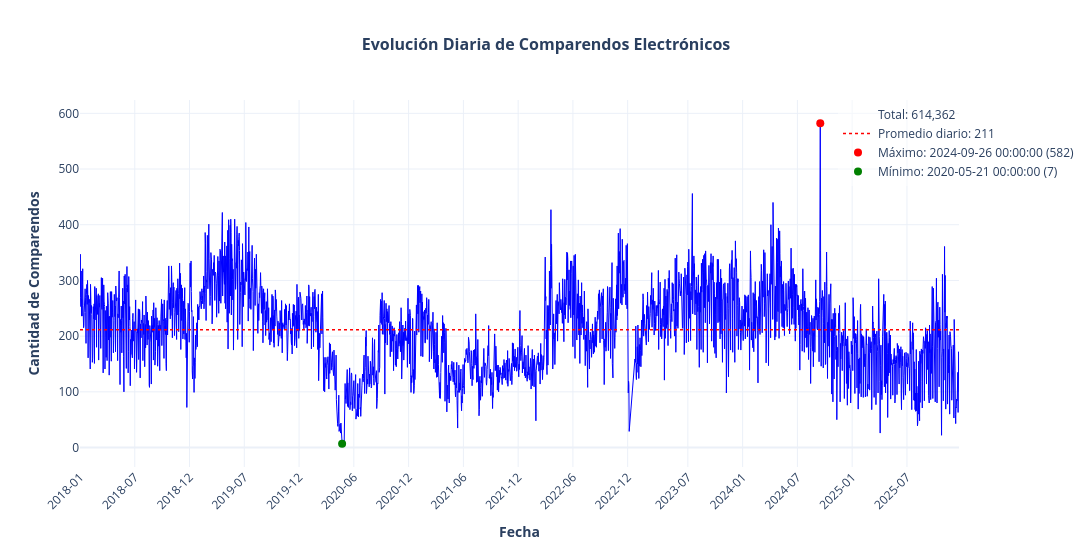

Notebook code for this chart:
### Code cell
infracciones_por_dia = df_comparendos_electronicos_copy.groupby('fecha_comparendo')['CANTIDAD_INFRACCIONES'].sum().sort_index()

promedio_diario = infracciones_por_dia.mean()
max_diario = infracciones_por_dia.max()
max_dia = infracciones_por_dia.idxmax()
min_diario = infracciones_por_dia.min()
min_dia = infracciones_por_dia.idxmin()


df_diario = pd.DataFrame({
    'Fecha': infracciones_por_dia.index,
    'Infracciones': infracciones_por_dia.values,
    'Porcentaje del Total': (infracciones_por_dia.values / total_infracciones * 100).round(2)
}).sort_values('Infracciones', ascending=False).reset_index(drop=True)

print("Distribución de Comparendos Electrónicos por Día")
pd.set_option('display.max_columns', None)  
pd.set_option('display.width', None)        
pd.set_option('display.max_colwidth', None) 
display(df_diario.T)
pd.reset_option('display.max_columns')
pd.reset_option('display.width')
pd.reset_option('display.max_colwidth')

display(HTML("<hr style='border: 1px solid #d3d3d3; margin: 20px 0;'>"))

fig = go.Figure()

fig.add_trace(go.Scatter(
    x=infracciones_por_dia.index,
    y=infracciones_por_dia.values,
    mode='lines',
    name='Infracciones diarias',
    line=dict(color='blue', width=1),
    hovertemplate='Fecha: %{x}<br>Infracciones: %{y:,.0f}<extra></extra>',
    showlegend=False
))

fig.add_trace(go.Scatter(
    x=[None],
    y=[None],
    mode='none',
    name=f'Total: {int(total_infracciones):,}',
    showlegend=True
))

x_min = infracciones_por_dia.index[0]
x_max = infracciones_por_dia.index[-1]
fig.add_trace(go.Scatter(
    x=[x_min, x_max],
    y=[promedio_diario, promedio_diario],
    mode='lines',
    name=f'Promedio diario: {int(promedio_diario):,}',
    line=dict(color='red', width=1.5, dash='dot'),
    showlegend=True,
    hoverinfo='none'
))

fig.add_trace(go.Scatter(
    x=[max_dia],
    y=[max_diario],
    mode='markers',
    name=f'Máximo: {max_dia} ({int(max_diario):,})',
    marker=dict(size=8, color='red', symbol='circle'),
    hoverinfo='none'
))

fig.add_trace(go.Scatter(
    x=[min_dia],
    y=[min_diario],
    mode='markers',
    name=f'Mínimo: {min_dia} ({int(min_diario):,})',
    marker=dict(size=8, color='green', symbol='circle'),
    hoverinfo='none'
))

fig.update_layout(
    title=dict(
        text='Evolución Diaria de Comparendos Electrónicos',
        x=0.5,
        xanchor='center',
        font=dict(size=16, weight='bold')
    ),
    xaxis_title=dict(
        text='Fecha',
        font=dict(weight='bold')
    ),
    yaxis_title=dict(
        text='Cantidad de Comparendos',
        font=dict(weight='bold')
    ),
    template='plotly_white',
    hovermode='x unified',
    legend=dict(
        x=1, 
        y=1, 
        xanchor='center',
        yanchor='top',
        bgcolor='rgba(255,255,255,0.5)',
        font=dict(size=12)
    ),
    width=1130,
    height=550
)

dias = infracciones_por_dia.index.tolist()
tick_positions = dias[::182]

fig.update_xaxes(
    tickangle=-45,
    tickvals=tick_positions,
    ticktext=[d.strftime('%Y-%m') for d in tick_positions] 
)

fig.show()

### Figure 1 — Plotly figure (JSON) as saved in the notebook; plotly's stock layout.template omitted (floating-point values rounded to 4 significant figures; data arrays with more than 128 entries replaced by an {"elided": "..."} marker saying what was removed)
{"data": [{"hovertemplate": "Fecha: %{x}<br>Infracciones: %{y:,.0f}<extra></extra>", "line": {"color": "blue", "width": 1}, "mode": "lines", "name": "Infracciones diarias", "showlegend": false, "type": "scatter", "x": {"elided": "2904 str values"}, "y": {"elided": "2904 int values"}}, {"mode": "none", "name": "Total: 614,362", "showlegend": true, "type": "scatter", "x": [null], "y": [null]}, {"hoverinfo": "none", "line": {"color": "red", "dash": "dot", "width": 1.5}, "mode": "lines", "name": "Promedio diario: 211", "showlegend": true, "type": "scatter", "x": ["2018-01-01T00:00:00", "2025-12-31T00:00:00"], "y": [211.6, 211.6]}, {"hoverinfo": "none", "marker": {"color": "red", "size": 8, "symbol": "circle"}, "mode": "markers", "name": "Máximo: 2024-09-26 00:00:00 (582)", "type": "scatter", "x": ["2024-09-26T00:00:00"], "y": [582]}, {"hoverinfo": "none", "marker": {"color": "green", "size": 8, "symbol": "circle"}, "mode": "markers", "name": "Mínimo: 2020-05-21 00:00:00 (7)", "type": "scatter", "x": ["2020-05-21T00:00:00"], "y": [7]}], "layout": {"height": 550, "hovermode": "x unified", "legend": {"bgcolor": "rgba(255,255,255,0.5)", "font": {"size": 12}, "x": 1, "xanchor": "center", "y": 1, "yanchor": "top"}, "title": {"font": {"size": 16, "weight": "bold"}, "text": "Evolución Diaria de Comparendos Electrónicos", "x": 0.5, "xanchor": "center"}, "width": 1130, "xaxis": {"tickangle": -45, "ticktext": ["2018-01", "2018-07", "2018-12", "2019-07", "2019-12", "2020-06", "2020-12", "2021-06", "2021-12", "2022-06", "2022-12", "2023-07", "2024-01", "2024-07", "2025-01", "2025-07"], "tickvals": ["2018-01-01T00:00:00", "2018-07-02T00:00:00", "2018-12-31T00:00:00", "2019-07-01T00:00:00", "2019-12-30T00:00:00", "2020-06-29T00:00:00", "2020-12-28T00:00:00", "2021-06-28T00:00:00", "2021-12-27T00:00:00", "2022-06-27T00:00:00", "2022-12-26T00:00:00", "2023-07-14T00:00:00", "2024-01-12T00:00:00", "2024-07-12T00:00:00", "2025-01-10T00:00:00", "2025-07-11T00:00:00"], "title": {"font": {"weight": "bold"}, "text": "Fecha"}}, "yaxis": {"title": {"font": {"weight": "bold"}, "text": "Cantidad de Comparendos"}}}}
